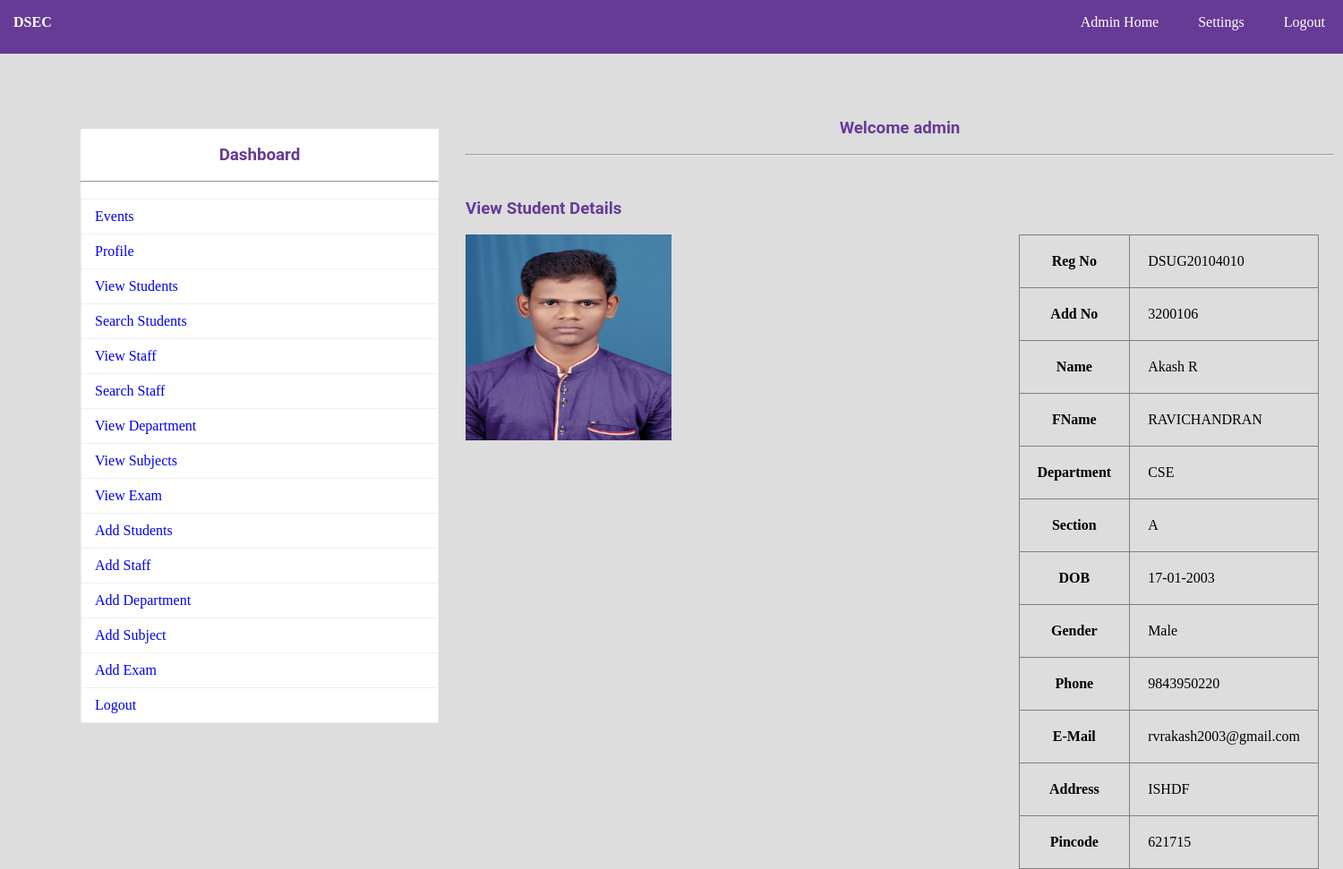
Page /college/student_view.php?id=10 (signed in) on the committed database.
### tables this page shows
CREATE TABLE `student` (
  `ID` int(11) NOT NULL,
  `RNO` varchar(150) NOT NULL,
  `ADDNO` varchar(150) NOT NULL,
  `SNAME` varchar(150) NOT NULL,
  `FNAME` varchar(150) NOT NULL,
  `SDEPT` varchar(150) NOT NULL,
  `SSEC` varchar(150) NOT NULL,
  `DOB` varchar(150) NOT NULL,
  `GEN` varchar(150) NOT NULL,
  `PHO` varchar(150) NOT NULL,
  `MAIL` varchar(150) NOT NULL,
  `ADDR` text NOT NULL,
  `PCO` varchar(15) NOT NULL,
  `SIMG` varchar(150) NOT NULL
);

### college/student_view.php (the view, shortened to what this page needs)
<?php
	include"database.php";
	$sql="SELECT * FROM student WHERE ID={$_GET["id"]}";
		$res=$db->query($sql);
		if($res->num_rows>0)
		{
			$row=$res->fetch_assoc();
		}
?>
<!DOCTYPE html>
<html>
	<head>
		<link rel="stylesheet" type="text/css" href="css/style.css">
	</head>
	<body>
		<?php include"navbar.php";?><br>
			<br><br>
			<div id="section">
			<?php include"sidebar.php";?><br>
				<h3 class="text">Welcome <?php echo $_SESSION["ANAME"]; ?></h3><br><hr><br>
				<div class="content">
				<h3 >View Student Details</h3><br>
						<div class="ibox">
							<img src="<?php echo $row["SIMG"]; ?>" height="230" width="230">
						</div>
						<div class="tsbox">
						<table border="1px">
					     	<tr><th>Reg No </th> <td> <?php echo $row["RNO"]; ?></td></tr>
					    	<tr><th>Add No </th> <td> <?php echo $row["ADDNO"]; ?></td></tr>
							<tr><th>Name </th> <td> <?php echo $row["SNAME"]; ?></td></tr>
							<tr><th>FName </th> <td> <?php echo $row["FNAME"]; ?></td></tr>
							<tr><th>Department </th> <td> <?php echo $row["SDEPT"]; ?></td></tr>
							<tr><th>Section </th> <td> <?php echo $row["SSEC"]; ?></td></tr>
							<tr><th>DOB </th> <td> <?php echo $row["DOB"]; ?></td></tr>
							<tr><th>Gender </th> <td> <?php echo $row["GEN"]; ?></td></tr>
							<tr><th>Phone </th> <td> <?php echo $row["PHO"]; ?></td></tr>
							<tr><th>E-Mail </th> <td> <?php echo $row["MAIL"]; ?></td></tr>
							<tr><th>Address </th> <td> <?php echo $row["ADDR"]; ?></td></tr>
							<tr><th>Pincode </th> <td> <?php echo $row["PCO"]; ?></td></tr>
						</table>
						</div>
				</div>
			</div>
	</body>
</html>

### college/css/style.css (style rules this page uses)
* { padding:0px; margin:0px; }
html { background:#dddddd; }
h1,h2,h3,h4,h5,h6,label { font-family:roboto; color:#663b95; }
.text { text-align:center; }
#section { height:auto; width:1400px; margin-left:90px; font-family:cambria; }
.content { margin-top:30px; height:auto; width:950px; float:left; }
tr,td,th { padding:20px; }
table { border-collapse:collapse; }
.ibox { width:65%; float:left; }
.tsbox { width:35%; float:left; }

### rows in the picture
student: SIMG (picture), RNO "DSUG20104010", ADDNO "3200106", SNAME "Akash R", FNAME "RAVICHANDRAN", SDEPT "CSE", SSEC "A", DOB "17-01-2003", GEN "Male", PHO "9843950220", MAIL "rvrakash2003@gmail.com", ADDR "ISHDF", PCO "621715"

### other values in the picture
$_SESSION["ANAME"] "admin"
